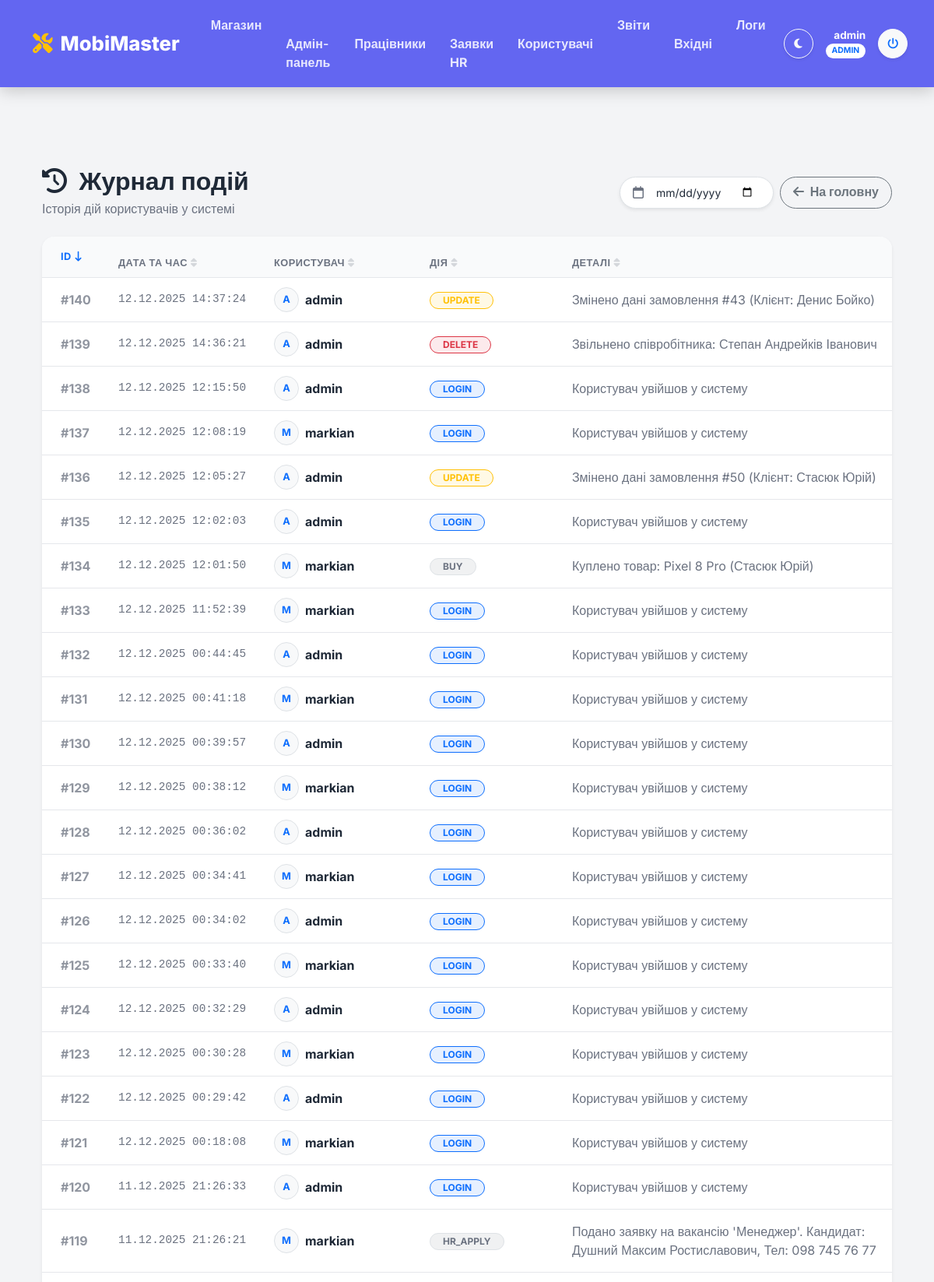
Page /logs.php (signed in, upper part) on the committed database.
### tables this page shows
CREATE TABLE `logs` (
  `id` int(11) NOT NULL,
  `user_id` int(11) DEFAULT NULL,
  `action` varchar(50) DEFAULT NULL COMMENT 'Наприклад: UPDATE, INSERT, DELETE',
  `details` text DEFAULT NULL COMMENT 'Деталі: Змінив ціну замовлення #5',
  `created_at` datetime DEFAULT current_timestamp()
);

CREATE TABLE `users` (
  `id` int(11) NOT NULL,
  `username` varchar(50) NOT NULL,
  `password` varchar(255) NOT NULL,
  `role` enum('admin','user') NOT NULL DEFAULT 'user',
  `full_name` varchar(100) NOT NULL,
  `created_at` datetime DEFAULT current_timestamp()
);

### logs.php (the view, shortened to what this page needs)
<?php
require 'db.php';
include 'header.php';
$filter_date = $_GET['date'] ?? '';
$sort = $_GET['sort'] ?? 'id';
$dir = $_GET['dir'] ?? 'desc';
$allowed = [
    'id'      => 'l.id',
    'date'    => 'l.created_at',
    'user'    => 'u.username',
    'action'  => 'l.action',
    'details' => 'l.details'
];
$orderBy = $allowed[$sort];
$direction = ($dir === 'asc') ? 'ASC' : 'DESC';
$sql = "SELECT l.*, u.username, u.full_name
        FROM logs l
        LEFT JOIN users u ON l.user_id = u.id";
$params = [];
$sql .= " ORDER BY $orderBy $direction";
if (empty($filter_date)) {
    $sql .= " LIMIT 200";
}
try {
    $stmt = $pdo->prepare($sql);
    $stmt->execute($params);
    $logs = $stmt->fetchAll();
} catch (PDOException $e) {
    die("Помилка: " . $e->getMessage());
}
function sortLink($key, $title, $currentSort, $currentDir, $currentDate) {
    $newDir = ($currentSort == $key && $currentDir == 'desc') ? 'asc' : 'desc';
    $icon = '<i class="fa-solid fa-sort text-muted opacity-25 ms-1"></i>';
    $textClass = 'text-secondary fw-bold';
    if ($currentSort == $key) {
        $textClass = 'text-primary fw-bold';
        $icon = ($currentDir == 'asc')
            ? '<i class="fa-solid fa-arrow-up-long text-primary ms-1"></i>'
            : '<i class="fa-solid fa-arrow-down-long text-primary ms-1"></i>';
    }
    $url = "?sort=$key&dir=$newDir";
    return '<a href="' . $url . '" class="' . $textClass . ' text-decoration-none d-flex align-items-center" style="font-size: 0.8rem; text-transform: uppercase; letter-spacing: 0.5px;">' . $title . $icon . '</a>';
}
function getActionBadge($action) {
    if (stripos($action, 'DELETE') !== false) return 'bg-danger bg-opacity-10 text-danger border border-danger';
    if (stripos($action, 'UPDATE') !== false) return 'bg-warning bg-opacity-10 text-warning border border-warning';
    if (stripos($action, 'INSERT') !== false) return 'bg-success bg-opacity-10 text-success border border-success';
    if (stripos($action, 'LOGIN') !== false) return 'bg-primary bg-opacity-10 text-primary border border-primary';
    return 'bg-secondary bg-opacity-10 text-secondary border';
}
?>
<div class="container py-5">
    <div class="d-flex flex-wrap justify-content-between align-items-center mb-4 gap-3">
        <div>
            <h2 class="fw-bold mb-1" style="color: #4b5563;">
                <i class="fa-solid fa-clock-rotate-left me-2"></i> Журнал подій
            </h2>
            <p class="text-secondary mb-0">Історія дій користувачів у системі</p>
        </div>
        <div class="d-flex gap-2">
            <form method="GET" action="logs.php" class="d-flex align-items-center gap-2 bg-white p-1 rounded-pill shadow-sm border px-3">
                <i class="fa-regular fa-calendar text-muted"></i>
                <input type="date" name="date" class="form-control form-control-sm border-0 bg-transparent" value="<?= htmlspecialchars($filter_date) ?>" onchange="this.form.submit()" style="outline: none; box-shadow: none;">
            </form>
            <a href="index.php" class="btn btn-outline-secondary rounded-pill px-3 fw-bold">
                <i class="fa-solid fa-arrow-left me-1"></i> На головну
            </a>
        </div>
    </div>
    <div class="card shadow-sm border-0 overflow-hidden" style="border-radius: 16px;">
        <div class="table-responsive">
            <table class="table table-hover align-middle mb-0">
                <thead class="bg-light border-bottom">
                    <tr>
                        <th class="ps-4 py-3" style="width: 90px;">
                            <?= sortLink('id', 'ID', $sort, $dir, $filter_date) ?>
                        </th>
                        <th style="width: 200px;">
                            <?= sortLink('date', 'Дата та час', $sort, $dir, $filter_date) ?>
                        </th>
                        <th style="width: 200px;">
                            <?= sortLink('user', 'Користувач', $sort, $dir, $filter_date) ?>
                        </th>
                        <th style="width: 150px;">
                            <?= sortLink('action', 'Дія', $sort, $dir, $filter_date) ?>
                        </th>
                        <th>
                            <?= sortLink('details', 'Деталі', $sort, $dir, $filter_date) ?>
                        </th>
                    </tr>
                </thead>
                <tbody>
                    <?php if (count($logs) > 0): ?>
                        <?php foreach ($logs as $log): ?>
                            <tr>
                                <td class="ps-4 fw-bold text-muted opacity-75">
                                    #<?= $log['id'] ?>
                                </td>
                                <td class="small text-secondary" style="font-family: monospace; font-size: 0.9rem;">
                                    <?= date('d.m.Y H:i:s', strtotime($log['created_at'])) ?>
                                </td>
                                <td>
                                    <?php if (!empty($log['username'])): ?>
                                        <div class="d-flex align-items-center">
                                            <div class="rounded-circle bg-light d-flex justify-content-center align-items-center me-2 text-primary fw-bold border" style="width: 32px; height: 32px; font-size: 0.8rem;">
                                                <?= strtoupper(substr($log['username'], 0, 1)) ?>
                                            </div>
                                            <span class="fw-bold text-dark"><?= htmlspecialchars($log['username']) ?></span>
                                        </div>
                                    <?php else: ?>
                                        <span class="text-muted small fst-italic">Система / Гість</span>
                                    <?php endif; ?>
                                </td>
                                <td>
                                    <span class="badge rounded-pill <?= getActionBadge($log['action']) ?> px-3">
                                        <?= htmlspecialchars($log['action']) ?>
                                    </span>
                                </td>
                                <td class="py-3 text-secondary">
                                    <?= htmlspecialchars($log['details']) ?>
                                </td>
                            </tr>
                        <?php endforeach; ?>
                    <?php endif; ?>
                </tbody>
            </table>
        </div>
    </div>
</div>
<?php include 'footer.php'; ?>

### header.php (style rules this page uses)
:root { --bg-body: #f3f4f6; --bg-card: #ffffff; --bg-secondary: #f9fafb; --text-main: #1f2937; --text-muted: #6b7280; --border-color: #e5e7eb; --navbar-bg: #6366f1; --input-bg: #ffffff; --table-border: #e5e7eb; }
body { background-color: var(--bg-body) !important; color: var(--text-main) !important; font-family: 'Inter', sans-serif; min-height: 100vh; display: flex; flex-direction: column; transition: background-color 0.3s, color 0.3s; }
.card, body.dark-mode .bg-white { background-color: var(--bg-card) !important; color: var(--text-main) !important; border-color: var(--border-color) !important; }
.table { color: var(--text-main) !important; --bs-table-color: var(--text-main); --bs-table-bg: transparent; --bs-table-border-color: var(--table-border); }
.table thead th, body.dark-mode .bg-light { background-color: var(--bg-secondary) !important; color: var(--text-main) !important; border-color: var(--border-color) !important; }
.table tbody td { border-color: var(--border-color) !important; }
.form-control, .form-select { background-color: var(--input-bg) !important; color: var(--text-main) !important; border-color: var(--border-color) !important; }
.form-control::placeholder { color: var(--text-muted); }
.text-dark, h1, h2, h3, h4, h5, h6 { color: var(--text-main) !important; }
.text-muted, .text-secondary { color: var(--text-muted) !important; }

### rows in the picture
logs: id "140", created_at "12.12.2025 14:37:24", user.username "A", user.username "admin", action "UPDATE", details "Змінено дані замовлення #43 (Клієнт: Денис Бойко)"
logs: id "139", created_at "12.12.2025 14:36:21", user.username "A", user.username "admin", action "DELETE", details "Звільнено співробітника: Степан Андрейків Іванович"
logs: id "138", created_at "12.12.2025 12:15:50", user.username "A", user.username "admin", action "LOGIN", details "Користувач увійшов у систему"
logs: id "137", created_at "12.12.2025 12:08:19", user.username "M", user.username "markian", action "LOGIN", details "Користувач увійшов у систему"
logs: id "136", created_at "12.12.2025 12:05:27", user.username "A", user.username "admin", action "UPDATE", details "Змінено дані замовлення #50 (Клієнт: Стасюк Юрій)"
logs: id "135", created_at "12.12.2025 12:02:03", user.username "A", user.username "admin", action "LOGIN", details "Користувач увійшов у систему"
logs: id "134", created_at "12.12.2025 12:01:50", user.username "M", user.username "markian", action "BUY", details "Куплено товар: Pixel 8 Pro (Стасюк Юрій)"
logs: id "133", created_at "12.12.2025 11:52:39", user.username "M", user.username "markian", action "LOGIN", details "Користувач увійшов у систему"
logs: id "132", created_at "12.12.2025 00:44:45", user.username "A", user.username "admin", action "LOGIN", details "Користувач увійшов у систему"
logs: id "131", created_at "12.12.2025 00:41:18", user.username "M", user.username "markian", action "LOGIN", details "Користувач увійшов у систему"
logs: id "130", created_at "12.12.2025 00:39:57", user.username "A", user.username "admin", action "LOGIN", details "Користувач увійшов у систему"
logs: id "129", created_at "12.12.2025 00:38:12", user.username "M", user.username "markian", action "LOGIN", details "Користувач увійшов у систему"
logs: id "128", created_at "12.12.2025 00:36:02", user.username "A", user.username "admin", action "LOGIN", details "Користувач увійшов у систему"
logs: id "127", created_at "12.12.2025 00:34:41", user.username "M", user.username "markian", action "LOGIN", details "Користувач увійшов у систему"
logs: id "126", created_at "12.12.2025 00:34:02", user.username "A", user.username "admin", action "LOGIN", details "Користувач увійшов у систему"
logs: id "125", created_at "12.12.2025 00:33:40", user.username "M", user.username "markian", action "LOGIN", details "Користувач увійшов у систему"
logs: id "124", created_at "12.12.2025 00:32:29", user.username "A", user.username "admin", action "LOGIN", details "Користувач увійшов у систему"
logs: id "123", created_at "12.12.2025 00:30:28", user.username "M", user.username "markian", action "LOGIN", details "Користувач увійшов у систему"
logs: id "122", created_at "12.12.2025 00:29:42", user.username "A", user.username "admin", action "LOGIN", details "Користувач увійшов у систему"
logs: id "121", created_at "12.12.2025 00:18:08", user.username "M", user.username "markian", action "LOGIN", details "Користувач увійшов у систему"
logs: id "120", created_at "11.12.2025 21:26:33", user.username "A", user.username "admin", action "LOGIN", details "Користувач увійшов у систему"
logs: id "119", created_at "11.12.2025 21:26:21", user.username "M", user.username "markian", action "HR_APPLY", details "Подано заявку на вакансію 'Менеджер'. Кандидат: Душний Максим Ростиславович, Тел: 098 745 76 77"

### other values in the picture
$_SESSION['full_name'] "admin"
$title "ID ДАТА ТА ЧАС КОРИСТУВАЧ ДІЯ ДЕТАЛІ"
